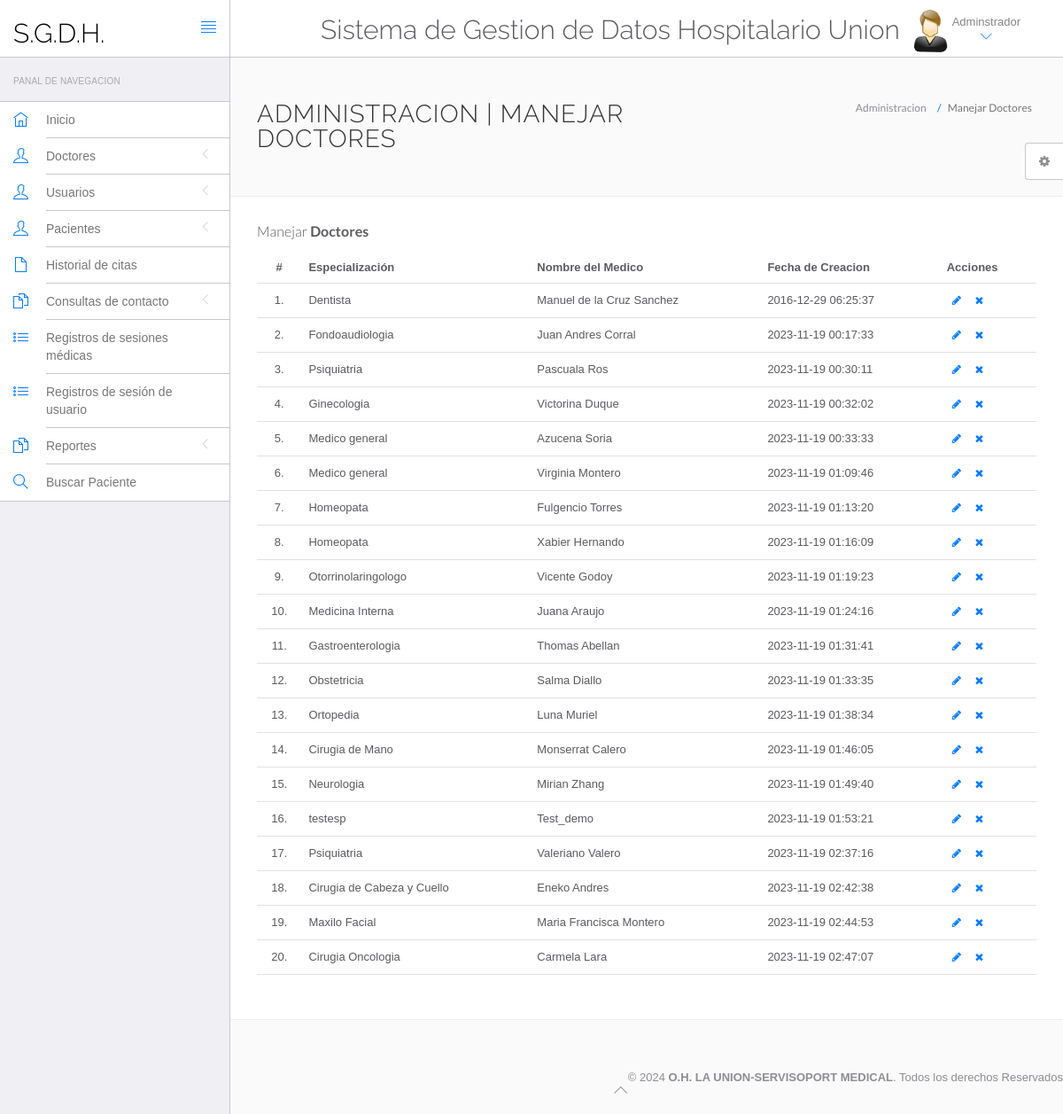
The page /hms/admin/manage-doctors.php (signed in) on the database its author committed.
### tables this page shows
CREATE TABLE `doctors` (
  `id` int(11) NOT NULL,
  `specilization` varchar(255) DEFAULT NULL,
  `doctorName` varchar(255) DEFAULT NULL,
  `address` longtext,
  `docFees` varchar(255) DEFAULT NULL,
  `contactno` bigint(11) DEFAULT NULL,
  `docEmail` varchar(255) DEFAULT NULL,
  `password` varchar(255) DEFAULT NULL,
  `creationDate` timestamp NULL DEFAULT CURRENT_TIMESTAMP,
  `updationDate` timestamp NULL DEFAULT NULL ON UPDATE CURRENT_TIMESTAMP
);

### hms/admin/manage-doctors.php (the view, shortened to what this page needs)
<?php
include('include/config.php');
?>
<!DOCTYPE html>
<html lang="en">
	<head>
		<link rel="stylesheet" href="vendor/bootstrap/css/bootstrap.min.css">
		<link rel="stylesheet" href="vendor/fontawesome/css/font-awesome.min.css">
		<link rel="stylesheet" href="vendor/themify-icons/themify-icons.min.css">
		<link href="vendor/animate.css/animate.min.css" rel="stylesheet" media="screen">
		<link href="vendor/perfect-scrollbar/perfect-scrollbar.min.css" rel="stylesheet" media="screen">
		<link href="vendor/switchery/switchery.min.css" rel="stylesheet" media="screen">
		<link href="vendor/bootstrap-touchspin/jquery.bootstrap-touchspin.min.css" rel="stylesheet" media="screen">
		<link href="vendor/select2/select2.min.css" rel="stylesheet" media="screen">
		<link href="vendor/bootstrap-datepicker/bootstrap-datepicker3.standalone.min.css" rel="stylesheet" media="screen">
		<link href="vendor/bootstrap-timepicker/bootstrap-timepicker.min.css" rel="stylesheet" media="screen">
		<link rel="stylesheet" href="assets/css/styles.css">
		<link rel="stylesheet" href="assets/css/plugins.css">
		<link rel="stylesheet" href="assets/css/themes/theme-1.css" id="skin_color" />
	</head>
	<body>
		<div id="app">
<?php include('include/sidebar.php');?>
			<div class="app-content">
						<?php include('include/header.php');?>
				<div class="main-content" >
					<div class="wrap-content container" id="container">
						<section id="page-title">
							<div class="row">
								<div class="col-sm-8">
									<h1 class="mainTitle">Administracion | Manejar Doctores</h1>
																	</div>
								<ol class="breadcrumb">
									<li>
										<span>Administracion</span>
									</li>
									<li class="active">
										<span>Manejar Doctores</span>
									</li>
								</ol>
							</div>
						</section>
						<div class="container-fluid container-fullw bg-white">
									<div class="row">
								<div class="col-md-12">
									<h5 class="over-title margin-bottom-15">Manejar <span class="text-bold">Doctores</span></h5>
									<table class="table table-hover" id="sample-table-1">
										<thead>
											<tr>
												<th class="center">#</th>
												<th>Especialización</th>
												<th class="hidden-xs">Nombre del Medico</th>
												<th>Fecha de Creacion </th>
												<th>Acciones</th>
											</tr>
										</thead>
										<tbody>
<?php
$sql=mysqli_query($con,"select * from doctors");
$cnt=1;
while($row=mysqli_fetch_array($sql))
{
?>
											<tr>
												<td class="center"><?php echo $cnt;?>.</td>
												<td class="hidden-xs"><?php echo $row['specilization'];?></td>
												<td><?php echo $row['doctorName'];?></td>
												<td><?php echo $row['creationDate'];?>
												</td>
												<td >
												<div class="visible-md visible-lg hidden-sm hidden-xs">
							<a href="edit-doctor.php?id=<?php echo $row['id'];?>" class="btn btn-transparent btn-xs" tooltip-placement="top" tooltip="Edit"><i class="fa fa-pencil"></i></a>
	<a href="manage-doctors.php?id=<?php echo $row['id']?>&del=delete" onClick="return confirm('¿Estás seguro de que quieres eliminar??')"class="btn btn-transparent btn-xs tooltips" tooltip-placement="top" tooltip="Remove"><i class="fa fa-times fa fa-white"></i></a>
												</div>
												</td>
											</tr>
											<?php
$cnt=$cnt+1;
											 }?>
										</tbody>
									</table>
								</div>
							</div>
								</div>
							</div>
						</div>
					</div>
				</div>
	<?php include('include/footer.php');?>
	<?php include('include/setting.php');?>
	</body>
</html>

### hms/admin/assets/css/themes/theme-1.css (style rules this page uses)
body { background: #FAFAFA; }

### rows shown on the page
doctors: specilization "Dentista", doctorName "Manuel de la Cruz Sanchez", creationDate "2016-12-29 06:25:37"
doctors: specilization "Fondoaudiologia", doctorName "Juan Andres Corral", creationDate "2023-11-19 00:17:33"
doctors: specilization "Psiquiatria", doctorName "Pascuala Ros", creationDate "2023-11-19 00:30:11"
doctors: specilization "Ginecologia", doctorName "Victorina Duque", creationDate "2023-11-19 00:32:02"
doctors: specilization "Medico general", doctorName "Azucena Soria", creationDate "2023-11-19 00:33:33"
doctors: specilization "Medico general", doctorName "Virginia Montero", creationDate "2023-11-19 01:09:46"
doctors: specilization "Homeopata", doctorName "Fulgencio Torres", creationDate "2023-11-19 01:13:20"
doctors: specilization "Homeopata", doctorName "Xabier Hernando", creationDate "2023-11-19 01:16:09"
doctors: specilization "Otorrinolaringologo", doctorName "Vicente Godoy", creationDate "2023-11-19 01:19:23"
doctors: specilization "Medicina Interna", doctorName "Juana Araujo", creationDate "2023-11-19 01:24:16"
doctors: specilization "Gastroenterologia", doctorName "Thomas Abellan", creationDate "2023-11-19 01:31:41"
doctors: specilization "Obstetricia", doctorName "Salma Diallo", creationDate "2023-11-19 01:33:35"
doctors: specilization "Ortopedia", doctorName "Luna Muriel", creationDate "2023-11-19 01:38:34"
doctors: specilization "Cirugia de Mano", doctorName "Monserrat Calero", creationDate "2023-11-19 01:46:05"
doctors: specilization "Neurologia", doctorName "Mirian Zhang", creationDate "2023-11-19 01:49:40"
doctors: specilization "testesp", doctorName "Test_demo", creationDate "2023-11-19 01:53:21"
doctors: specilization "Psiquiatria", doctorName "Valeriano Valero", creationDate "2023-11-19 02:37:16"
doctors: specilization "Cirugia de Cabeza y Cuello", doctorName "Eneko Andres", creationDate "2023-11-19 02:42:38"
doctors: specilization "Maxilo Facial", doctorName "Maria Francisca Montero", creationDate "2023-11-19 02:44:53"
doctors: specilization "Cirugia Oncologia", doctorName "Carmela Lara", creationDate "2023-11-19 02:47:07"
